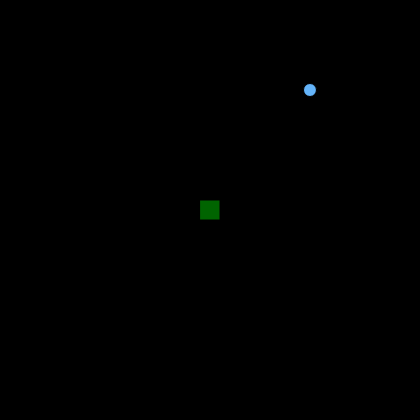
Frame 1 (no input)
Frame 60 (no input): identical to frame 1, image omitted
Frame 120 (the mouse pressed at the canvas centre since frame 60): identical to frame 1, image omitted

The p5.js sketch that drew this single still picture (run headless with seeded random() and noise() and a simulated clock; from frame 60 on, the mouse is pressed at the canvas centre):

// p5.js sketch
// ── sketch.js
var grid = [];
var scl = 20;
var snake;
var food = false;
var tail = [];

function setup() {
  createCanvas(420, 420);
  //noStroke();
  for(let j = 0; j < height/scl; j++) {
    grid[j] = []; // j -> cols
    for(let i = 0; i < width/scl; i++) {
      grid[j][i] = new Cell(i, j); // i -> rows
    }
  }
  snake = new Snake(10, 10);
  let x = floor(random(width / scl));
  let y = floor(random(height / scl));
  grid[y][x].food = true;
}

function draw() {
  background(0);
  snake.updateTail();
  snake.edges();
  snake.move();
  for(let j = 0; j < height/scl; j++) {
    for(let i = 0; i < width/scl; i++) {
      grid[j][i].feed();
      grid[j][i].show();
    }
  }
  if(tail[0]) {
    tail[0].show();  
  }
  if(dead()) {
    noLoop();
  }
  snake.show();
}

function keyPressed() {
  if(keyCode == LEFT_ARROW) {
    if(tail[0] === undefined || 
       snake.i - snake.loc[0].i < 0 ||
       snake.i === snake.loc[0].i) {
    snake.moveL = true;
    snake.moveR = false;
    snake.moveU = false;
    snake.moveD = false;
    }
  }
  if(keyCode == RIGHT_ARROW) {
    if(tail[0] == undefined || 
       snake.i - snake.loc[0].i > 0 ||
       snake.i === snake.loc[0].i
       ) {
      snake.moveL = false;
      snake.moveR = true;
      snake.moveU = false;
      snake.moveD = false;
    }
  }
  if(keyCode == UP_ARROW) {
    if(tail[0] === undefined || 
       snake.j - snake.loc[0].j < 0 ||
       snake.j === snake.loc[0].j) {
      snake.moveL = false;
      snake.moveR = false;
      snake.moveU = true;
      snake.moveD = false;
    }
  }
  if(keyCode == DOWN_ARROW) {
    if(tail[0] === undefined || 
       snake.j - snake.loc[0].j > 0 ||
       snake.j === snake.loc[0].j) {
      snake.moveL = false;
      snake.moveR = false;
      snake.moveU = false;
      snake.moveD = true;
    }
  }
}












class Cell {
  constructor(i, j) {
    this.i = i;
    this.j = j;
    this.food = false;
  }
  
  show() {
    noFill();
    rect(this.i*scl, this.j*scl, scl, scl);
    if(this.food) {
      fill(100, 180, 250);
      ellipse((this.i + 0.5)*scl, (this.j + 0.5)*scl, 0.65 * scl);
    }
  }
  
  feed() {
    if(this.food) {
      if(snake.i == this.i && snake.j == this.j) {
        this.food = false;
        addFood();
        let newI, newJ;
        if(tail.length === 0) {
          if(snake.moveU) {
            newI = snake.i;
            newJ = snake.j + 1;
            tail.push(new Tail(newI, newJ));
          }
          if(snake.moveD) {
            newI = snake.i;
            newJ = snake.j - 1;
            tail.push(new Tail(newI, newJ));
          }
          if(snake.moveL) {
            newI = snake.i + 1;
            newJ = snake.j;
            tail.push(new Tail(newI, newJ));
          }
          if(snake.moveR) {
            newI = snake.i - 1;
            newJ = snake.j;
            tail.push(new Tail(newI, newJ));
          }
          snake.loc.push({
              i: newI,
              j: newJ
            });
        } else {
          let lastIndex = tail.length - 1;
          if(snake.moveU) {
            tail.push(
              new Tail(tail[lastIndex].i, tail[lastIndex].j + 1)
            );
          }
          if(snake.moveD) {
            tail.push(
              new Tail(tail[lastIndex].i, tail[lastIndex].j - 1)
            );
          }
          if(snake.moveL) {
            tail.push(
              new Tail(tail[lastIndex].i + 1, tail[lastIndex].j)
            );
          }
          if(snake.moveR) {
            tail.push(
              new Tail(tail[lastIndex].i - 1, tail[lastIndex].j)
            );
          }
        }
      }
    }
  }

}










class Snake {
  constructor(i, j) {
    this.i = i;
    this.j = j;
    this.moveL = false;
    this.moveR = false;
    this.moveU = false;
    this.moveD = false;
    this.loc = [];
  }
  
  show() {
    fill(0, 100, 0);
    rect(this.i*scl, this.j*scl, scl, scl);
  }
  
  move() {
    if(frameCount % 5 == 1) {
      if(this.moveL) {
        this.i--;
      } else if(this.moveR) {
          this.i++;
      } else if(this.moveU) {
          this.j--;
      } else if(this.moveD) {
          this.j++;
      }
    }
  }
  
  updateTail() {
    let location = {
        i: this.i,
        j: this.j
      };
    if (frameCount % 5 === 1) {
      this.loc.unshift(location);
      if(this.loc.length > tail.length) {
        this.loc.pop();
      }
    }
  }
  
  edges() {
    if(this.i > width/scl - 1) {
      this.i = 0;
    }
    if(this.i < 0) {
      this.i = width/scl - 1;
    }
    if(this.j > height/scl - 1) {
      this.j = 0;
    }
    if(this.j < 0) {
      this.j = height/scl - 1;
    }
  }
  
}

class Tail {
  constructor(i, j) {
    this.i = i;
    this.j = j;
  }
  
  show() {
    fill(255);
    for(let k = 0; k < snake.loc.length; k++) {
      let red = k / 2;
      let green = 100 + (155 / snake.loc.length) * (k + 1);
      let blue = k;
      push();
      fill(red, green, blue);
      rect(snake.loc[k].i*scl, snake.loc[k].j*scl, scl, scl);
      pop()
    } 
  }
  
}




function addFood() {
  let occupied = true;
  let x, y;
  while(occupied) {
    occupied = false
    x = floor(random(width / scl));
    y = floor(random(height / scl));
    for(let k = 0; k < snake.loc.length; k++) {
      if (
        x == snake.i && y == snake.j ||
        x == snake.loc[k].i && y == snake.loc[k].j
         )
        occupied = true;
    }
  }
  grid[y][x].food = true;
}

function dead() {
  for(let loc of snake.loc) {
    if(snake.i === loc.i && snake.j === loc.j) {
      return true;
    }
  }
}
